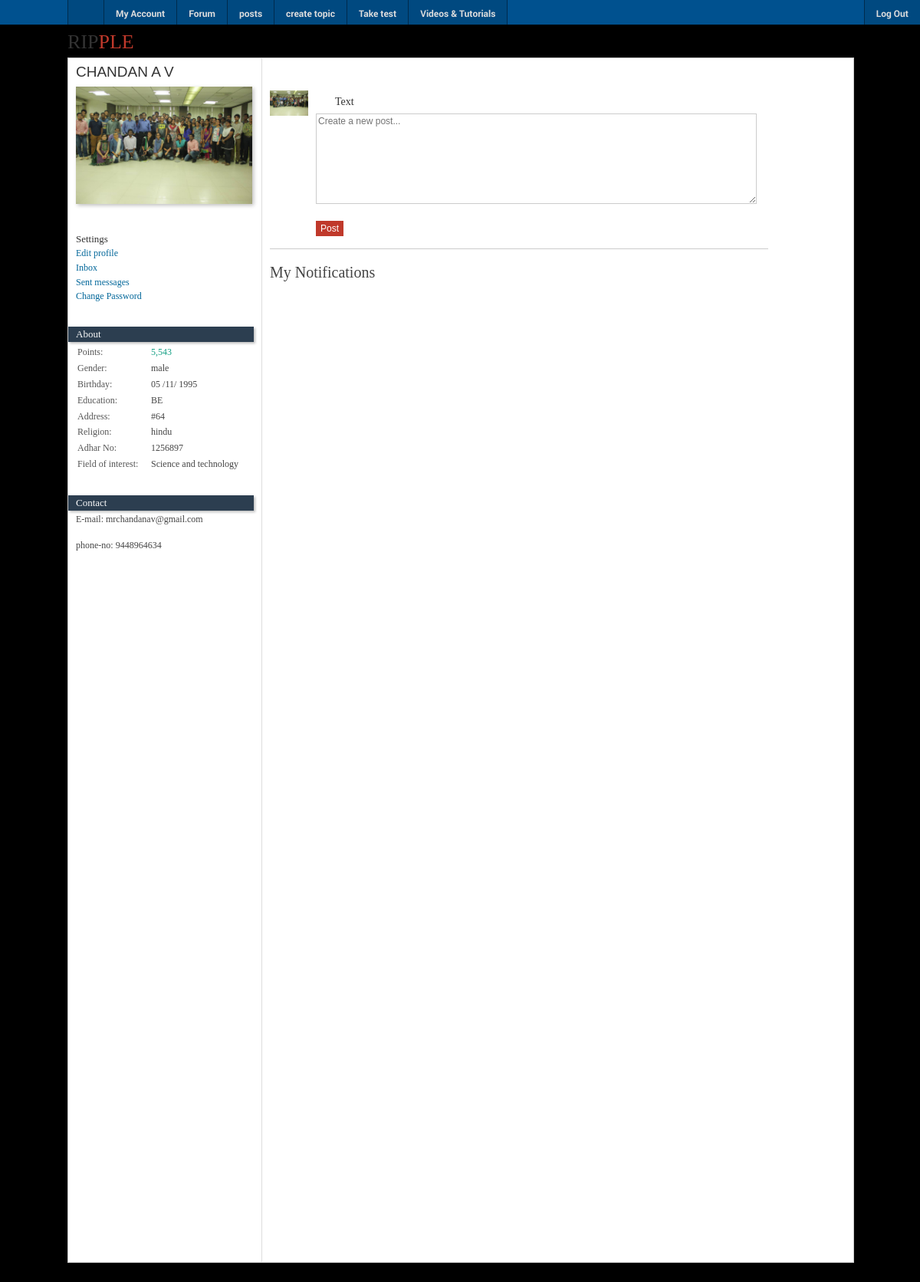
/account.php (signed in), run on the app's committed database.
### tables this page shows
CREATE TABLE IF NOT EXISTS `users` (
  `userID` int(11) NOT NULL,
  `username` varchar(80) NOT NULL,
  `firstName` varchar(30) NOT NULL,
  `lastName` varchar(60) NOT NULL,
  `contact` varchar(13) NOT NULL,
  `education` varchar(255) NOT NULL,
  `email` varchar(60) NOT NULL,
  `password` varchar(100) NOT NULL,
  `thumbnail` varchar(255) DEFAULT '',
  `gender` varchar(10) DEFAULT '',
  `birthdate` varchar(255) DEFAULT '0000-00-00',
  `birthmo` varchar(255) NOT NULL,
  `birthyr` varchar(255) NOT NULL,
  `religion` varchar(100) DEFAULT '',
  `birthplace` varchar(255) DEFAULT '',
  `address` varchar(255) NOT NULL,
  `ano` varchar(255) NOT NULL,
  `opt` varchar(255) NOT NULL,
  `points` int(8) NOT NULL
);

### account.php (the view, shortened to what this page needs)
<!DOCTYPE html>
<html lang="en">
<head>
	<link rel='stylesheet' type='text/css' href='videos/css/main.css' >
<link rel='stylesheet' type='text/css' href='videos/css/footer.css' >
<link rel='stylesheet' type='text/css' href='videos/css/jquery-ui/jquery-ui.css' >
<link rel='stylesheet' type='text/css' href='videos/css/account.css' >
<link rel='stylesheet' type='text/css' href='videos/css/profile.css' >
<link rel='stylesheet' type='text/css' href='videos/css/posting.css' >
<link rel='stylesheet' type='text/css' href='videos/css/uploadify.css' >
</head>
<body >
<div id="wrapper">
                <header id="main_header">
                <a href="index.php" class="headerLogo">RIP<span class="secondColor">PLE</span></a>
            </header>
            <section id="main_section">
			<?php
$sql=mysql_query("SELECT * FROM users WHERE userID='".$_SESSION['user_id']."'") or die(mysql_error());
$row=mysql_fetch_array($sql);
	echo
	'
    <aside id="main_aside" style="overflow:visible;">
    <span class="titles">'.$row['firstName'].' '.$row['lastName'].'</span> <br/>
            <a href="user.php?user='.$row['userID'].'"><img class="mainProfilePic"
                src="'.$row['thumbnail'].'"></a>
        <br/>
    <br/>
         <h6>Settings</h6>
		<a href="edit.php" class="accountSubLinks">Edit profile</a>
			<a href="inbox.php" class="accountSubLinks">Inbox</a>
				<a href="sent.php" class="accountSubLinks">Sent messages</a>
        <a href="change_password.php" class="accountSubLinks">Change Password</a> <br/>
            <h4>About  </h4>
        <div id="infoDisplay">
            <table>
                <tr>
                    <td class="left">Points:</td>
                    <td><span style="color:#16A085;">5,543</span></td>
                </tr>
                                    <tr>
                        <td class="left">Gender:</td>
                        <td>'.$row['gender'].'</td>
                    </tr>
                                                    <tr>
                        <td class="left">Birthday:</td>
                        <td>'.$row['birthdate'].' /'.$row['birthmo'].'/ '.$row['birthyr'].'</td>
                    </tr>
                                                                                    <tr>
                        <td class="left">Education:</td>
                        <td>'.$row['education'].'</td>
                    </tr>
                                                                    <tr>
                        <td class="left">Address:</td>
                        <td>'.$row['address'].'</td>
                    </tr>                                    <tr>
                        <td class="left">Religion:</td>
                        <td>'.$row['religion'].'</td>
                    </tr>     <tr>
                        <td class="left">Adhar No:</td>
                        <td>'.$row['ano'].'</td>
                    </tr>
					 <tr>
                        <td class="left">Field of interest:</td>';
						if($row['opt']==2){
							$q="Commerce";
						}
						else if($row['opt']==1){
							$q="Literature";
						}
						else{
						$q="Science and technology";
						}
                        echo '<td>'.$q.'</td>
                    </tr>
                            </table>
        </div>
    <div id="user-contact-box" class="info-box">
        <h4>Contact  </h4>
                    <p><label>E-mail:  </label>'.$row['email'].'</p><br>
                                  <p><label>phone-no:  </label>'.$row['contact'].'</p>
            </div>
    <br/>
</aside>';
?>
    <section id="right_side" class="">
        <section id="stream">
            <span class="titles"></span><br/>
                        <div style="border-bottom:1px solid #cccccc; margin-top:5px; margin-bottom:10px; float:left;">
                <a href="#">
				<img
                        src="<?php echo $_SESSION['thumbnail'] ;?>" class="postIcons"/></a>
                <div class="new-post-row">
					<form method="post" id="newpostform" action="">
                        <div id="new-post-nav">
                            <a href="#" class="post-text selected">Text</a>
                        </div>
                        <textarea name="content" class="newPost" placeholder="Create a new post..."></textarea>
                                    <br><br>
                            <input type="submit" id="" name="submit" class="redButton" value="Post"/>
            <br><br>
                    </form>
                </div>
            </div>
</section>
    </section>
	<section id="right_side" class="" style="margin-top:-1050px;">
<h1 style="font-family:tahoma;font-size:20px;">My Notifications</h1>
    </section>
</section>
         <div id="main_footer">    </div>
    <div id="fixed_footer">
	 <ul>
      <div class="centered-navigation">
                <li class="home_button" style="border-left:1px solid rgba(0,0,0,0.4); height:auto;"><a href="index.php"></a>
                </li>
			<?php if($_SESSION['signed_in'])
			{
				               echo ' <li><a href="account.php" class="p_menu">My Account</a></li>';
			}
			else{
								               echo ' <li><a href="signup.php" class="p_menu">Sign Up</a></li>';
				               echo ' <li><a href="login.php" class="p_menu">Login</a></li>';
			}?>
<li>
                    <a href="forum.php" class="p_menu">Forum</a>
                </li>
				<li>
                    <a href="pop_posts.php" class="p_menu">posts</a>
                </li>
				<li>
                    <a href="createtopic.php" class="p_menu">create topic</a>
                </li>
				<li>
                    <a href="quiz.php" class="p_menu">Take test</a>
                </li>
				    <li class="has-submenu" id="lft-last-li"><a href="videos.php" class="p_menu">Videos & Tutorials</a>
                </li>
            </div>
<?php if($_SESSION['signed_in'])
			{
echo '<li class="right">
                <a href="signout.php" class="p_menu">Log Out</a>
            </li>';
			}
			?>
            </ul>
        </div>
    </div>
</body>
</html>

### videos/css/main.css (style rules this page uses)
* { margin: 0px; padding: 0px; }
article, aside, details, figcaption, figure, footer, header, hgroup, menu, nav, section { display: block; }
a img { border: none; }
a:link, a:visited { color: #006699; text-decoration: none; }
a:link.headerLogo, a:visited.headerLogo { color: #333333; text-decoration: none; font-family: Oswald-Regular; font-size: 26px; }
a:link.headerLogo .secondColor, a:visited.headerLogo .secondColor, a:hover.headerLogo .secondColor, a:active.headerLogo .secondColor { color: #C0392B; }
body { text-align: center; background: #000000 url("/images/paper_background.jpg") repeat; position: relative; font: 12px/1.4 Arial, Helvetica, sans-serif; color: #444444; }
form { padding-top: 10px; }
h1, h2, h3, h4, h5 { font-weight: normal; }
table { width: 100%; }
td { padding: 3px; }
#main_footer { clear: both; text-align: center; padding: 10px 5px 10px; color: #333333; }
#main_header { padding: 2px 0px; }
#main_section { background: white; float: left; width: 1024px; border: 1px solid #CCCCCC; }
#wrapper { width: 1024px; margin: 5px auto; text-align: left; }
.postIcons { margin: 5px 5px 5px 0px; width: 50px; float: left; }
.redButton { background-color: #C0392B; border: 1px solid #C0392B; display: inline-block; color: #FFFFFF; font-family: Arial, Helvetica, sans-serif; font-size: 12px; padding: 2px 5px; text-decoration: none; }
.titles { color: #333333; font-family: 'OpenSans-CondBold', sans-serif; font-size: 19px; font-weight: normal; }

### videos/css/account.css (style rules this page uses)
h6 { font-family: OpenSans-Bold; font-weight: normal; font-size: 13px; color: #333333; margin-top: 10px; }
a:link.accountSubLinks, a:visited.accountSubLinks { color: #006699; text-decoration: none; display: inline-block; width: 100%; margin-left: -10px; padding: 1px 0px 1px 10px; }
#main_aside { width: 149px; margin-top: 5px; margin-left: 10px; margin-bottom: 10px; float: left; }
#right_side { width: 865px; margin-bottom: 10px; float: left; }
.new-post-row { margin: 5px; margin-bottom: 0px; padding-right: 10px; width: 575px; float: left; }
#newpostform { padding: 0; position: relative; }
#new-post-nav { height: 20px; padding-bottom: 5px; }
#new-post-nav a { float: left; color: #333333; font-size: 14px; line-height: 30px; text-decoration: none !important; opacity: 0.3; -moz-opacity: 0.3; -webkit-opacity: 0.3; filter: alpha(opacity=30); padding-left: 25px; font-family: OpenSans-Regular; }
#new-post-nav a.selected { opacity: 1; -moz-opacity: 1; -webkit-opacity: 1; filter: alpha(opacity=1); font-family: OpenSans-Bold; }
#new-post-nav a.post-text { background: url(/images/text.png) no-repeat 0 center; }

### videos/css/profile.css (style rules this page uses)
#main_aside { width: 242px; margin: 0px; padding: 5px 0px 10px 10px; float: left; font-family: OpenSans-Regular; }
#right_side { background-color: white; width: 761px; border-left: 1px solid #DDDDDD; margin: 0px; padding: 5px 0px 5px 10px; float: right; min-height: 1300px; }
.mainProfilePic { margin: 5px 0px; width: 230px; box-shadow: 2px 2px 5px rgba(0, 0, 0, 0.25); }
.info-box p label { font-family: OpenSans-Bold; }
#main_aside h4 { background-color: #2C3E50; color: #F9F9F9; font-family: OpenSans-Bold; font-weight: normal; font-size: 13px; margin: 30px 10px 3px -10px; padding: 1px 10px; box-shadow: 2px 2px 3px rgba(0, 0, 0, 0.25); }
#infoDisplay { margin-right: 10px; overflow: hidden; }
#infoDisplay table { width: 100%; border-collapse: collapse; }
#infoDisplay tr:last-child { border-bottom: none; }
#infoDisplay td { padding: 2px; }
#infoDisplay td.left { color: #555555; }

### videos/css/posting.css (style rules this page uses)
.newPost { height: 112px; width: 569px; padding: 2px; border: 1px solid #CCCCCC; color: #333333; font-family: Arial, Helvetica, sans-serif; font-size: 12px; }

### data on the page
users: firstName "CHANDAN", lastName "A V", thumbnail (picture), gender "male", birthdate "05", birthmo "11", birthyr "1995", education "BE", address "#64", religion "hindu", ano "1256897", opt "Science and technology", email "mrchandanav@gmail.com", contact "9448964634"
